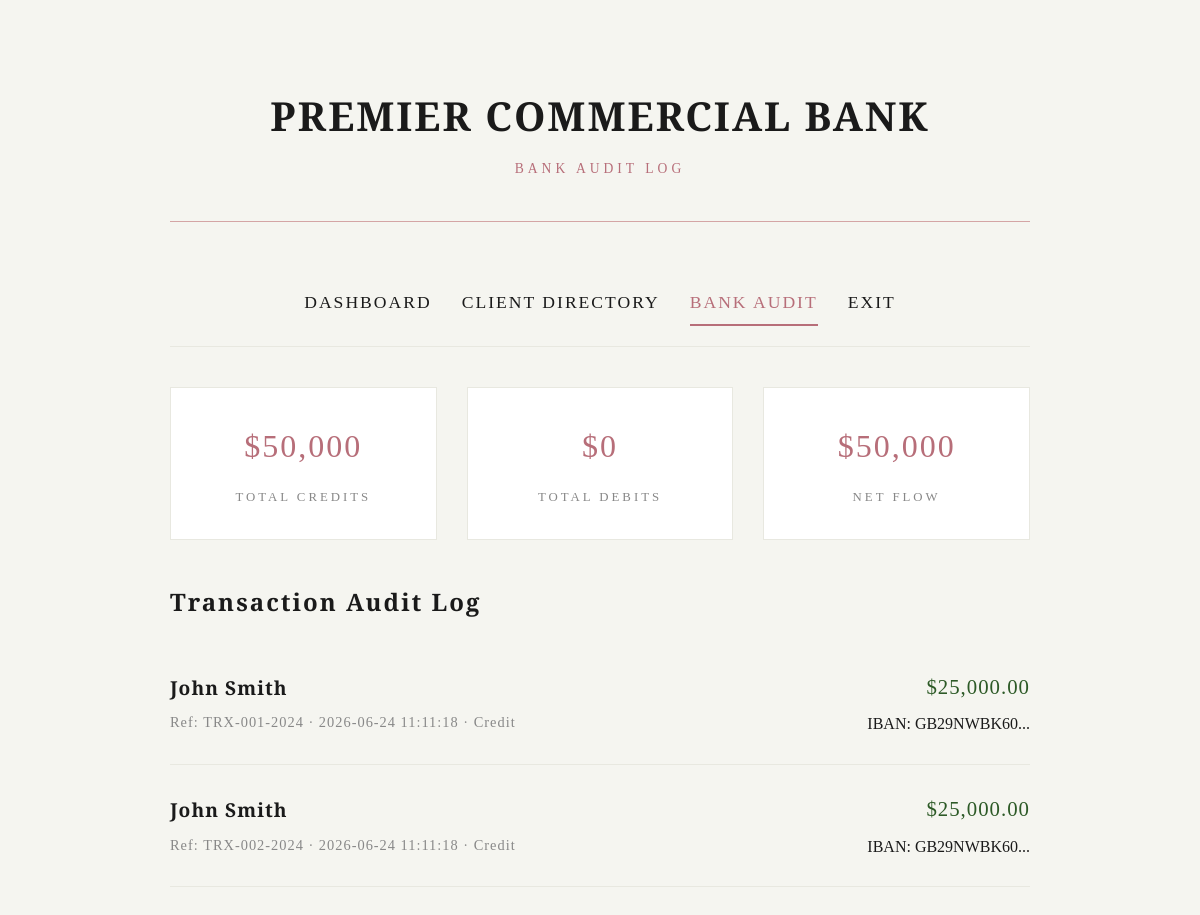
Screenshot of /officer/bank-audit.php (signed in) with the database file from the repository.
### tables this page shows
CREATE TABLE transaction_records (
    tr_id INT AUTO_INCREMENT PRIMARY KEY,
    tr_reference VARCHAR(20) UNIQUE NOT NULL,
    tr_account_id INT NOT NULL,
    tr_type ENUM('credit', 'debit', 'transfer_in', 'transfer_out', 'standing_order') NOT NULL,
    tr_amount DECIMAL(15,2) NOT NULL,
    tr_balance_before DECIMAL(15,2) NOT NULL,
    tr_balance_after DECIMAL(15,2) NOT NULL,
    tr_description TEXT,
    tr_related_account VARCHAR(34),
    tr_related_name VARCHAR(100),
    tr_status ENUM('completed', 'pending', 'failed') DEFAULT 'completed',
    tr_created_at TIMESTAMP DEFAULT CURRENT_TIMESTAMP,
    FOREIGN KEY (tr_account_id) REFERENCES account_holders(ah_id)
);

CREATE TABLE account_holders (
    ah_id INT AUTO_INCREMENT PRIMARY KEY,
    ah_username VARCHAR(50) UNIQUE NOT NULL,
    ah_password VARCHAR(255) NOT NULL,
    ah_fullname VARCHAR(100) NOT NULL,
    ah_email VARCHAR(100),
    ah_phone VARCHAR(20),
    ah_iban VARCHAR(34) UNIQUE NOT NULL,
    ah_balance DECIMAL(15,2) DEFAULT 0.00,
    ah_role ENUM('client', 'bank_officer') DEFAULT 'client',
    ah_status ENUM('active', 'frozen', 'closed') DEFAULT 'active',
    ah_failed_attempts INT DEFAULT 0,
    ah_locked_until DATETIME NULL,
    ah_created_at TIMESTAMP DEFAULT CURRENT_TIMESTAMP,
    ah_updated_at TIMESTAMP DEFAULT CURRENT_TIMESTAMP ON UPDATE CURRENT_TIMESTAMP
);

### officer/bank-audit.php (the view, shortened to what this page needs)
<?php
$db = PremierDB::getInstance()->getConnection();
$stmt = $db->query("SELECT tr.*, ah.ah_fullname, ah.ah_iban FROM transaction_records tr JOIN account_holders ah ON tr.tr_account_id = ah.ah_id ORDER BY tr.tr_created_at DESC LIMIT 50");
$transactions = $stmt->fetchAll();
$totalCredits = $db->query("SELECT SUM(tr_amount) FROM transaction_records WHERE tr_type IN ('credit', 'transfer_in')")->fetchColumn();
$totalDebits = $db->query("SELECT SUM(tr_amount) FROM transaction_records WHERE tr_type IN ('debit', 'transfer_out')")->fetchColumn();
?>
<!DOCTYPE html>
<html lang="en">
<head>
    <link rel="stylesheet" href="../assets/css/luxury.css">
</head>
<body>
    <div class="main-container">
        <header class="bank-header">
            <h1>PREMIER COMMERCIAL BANK</h1>
            <p class="subtitle">Bank Audit Log</p>
        </header>
        <nav class="nav-elegant">
            <a href="officer-panel.php">Dashboard</a>
            <a href="client-directory.php">Client Directory</a>
            <a href="bank-audit.php" class="active">Bank Audit</a>
            <a href="../entrance/exit.php">Exit</a>
        </nav>
        <div class="stats-grid">
            <div class="stat-card">
                <div class="stat-value">$<?php echo number_format($totalCredits, 0); ?></div>
                <div class="stat-label">Total Credits</div>
            </div>
            <div class="stat-card">
                <div class="stat-value">$<?php echo number_format($totalDebits, 0); ?></div>
                <div class="stat-label">Total Debits</div>
            </div>
            <div class="stat-card">
                <div class="stat-value">$<?php echo number_format($totalCredits - $totalDebits, 0); ?></div>
                <div class="stat-label">Net Flow</div>
            </div>
        </div>
        <h2 style="font-family: 'Playfair Display', Georgia, serif; letter-spacing: 2px; margin: 40px 0 20px;">
            Transaction Audit Log
        </h2>
        <div class="transaction-list">
            <?php foreach ($transactions as $tr): ?>
            <div class="transaction-item">
                <div class="transaction-info">
                    <h4><?php echo htmlspecialchars($tr['ah_fullname']); ?></h4>
                    <p class="meta">
                        Ref: <?php echo $tr['tr_reference']; ?>
                        · <?php echo date('Y-m-d H:i:s', strtotime($tr['tr_created_at'])); ?>
                        · <?php echo ucfirst(str_replace('_', ' ', $tr['tr_type'])); ?>
                    </p>
                </div>
                <div style="text-align: right;">
                    <div class="transaction-amount <?php echo in_array($tr['tr_type'], ['credit', 'transfer_in']) ? 'credit' : 'debit'; ?>">
                        $<?php echo number_format($tr['tr_amount'], 2); ?>
                    </div>
                    <p class="meta" style="margin-top: 5px;">
                        IBAN: <?php echo substr($tr['ah_iban'], 0, 10); ?>...
                    </p>
                </div>
            </div>
            <?php endforeach; ?>
        </div>
    </div>
</body>
</html>

### assets/css/luxury.css (style rules this page uses)
:root { --midnight-black: #1a1a1a; --rose-gold: #b76e79; --rose-gold-light: #d4a5a5; --marble-white: #f5f5f0; --marble-dark: #e8e8e0; --gold-accent: #c9a96e; --error-red: #8b0000; --success-green: #2d5a27; }
* { margin: 0; padding: 0; box-sizing: border-box; }
body { background: var(--marble-white); font-family: 'Cormorant Garamond', Georgia, serif; color: var(--midnight-black); line-height: 1.8; min-height: 100vh; }
.main-container { max-width: 900px; margin: 0 auto; padding: 40px 20px; }
.bank-header { text-align: center; padding: 40px 0; border-bottom: 1px solid var(--rose-gold-light); margin-bottom: 40px; }
.bank-header h1 { font-family: 'Playfair Display', Georgia, serif; font-size: 2.5rem; color: var(--midnight-black); letter-spacing: 2px; margin: 0; }
.bank-header .subtitle { color: var(--rose-gold); letter-spacing: 4px; text-transform: uppercase; font-size: 0.85rem; margin-top: 5px; }
.nav-elegant { display: flex; justify-content: center; gap: 30px; padding: 20px 0; border-bottom: 1px solid var(--marble-dark); margin-bottom: 40px; }
.nav-elegant a { color: var(--midnight-black); text-decoration: none; font-size: 1.1rem; letter-spacing: 2px; text-transform: uppercase; padding: 5px 0; border-bottom: 2px solid transparent; transition: all 0.3s ease; font-family: 'Playfair Display', Georgia, serif; }
.nav-elegant a:hover, .nav-elegant a.active { border-bottom-color: var(--rose-gold); color: var(--rose-gold); }
.transaction-list { list-style: none; padding: 0; }
.transaction-item { padding: 25px 0; border-bottom: 1px solid var(--marble-dark); display: flex; justify-content: space-between; align-items: center; transition: all 0.3s ease; }
.transaction-info h4 { font-family: 'Playfair Display', Georgia, serif; font-size: 1.2rem; margin: 0 0 5px 0; color: var(--midnight-black); letter-spacing: 1px; }
.transaction-info .meta { font-size: 0.9rem; color: #888; letter-spacing: 1px; }
.transaction-amount { font-family: 'Playfair Display', Georgia, serif; font-size: 1.3rem; letter-spacing: 1px; }
.transaction-amount.credit { color: var(--success-green); }
.stats-grid { display: grid; grid-template-columns: repeat(3, 1fr); gap: 30px; margin: 40px 0; }
.stat-card { text-align: center; padding: 30px; background: white; border: 1px solid var(--marble-dark); transition: all 0.3s ease; }
.stat-value { font-family: 'Playfair Display', Georgia, serif; font-size: 2rem; color: var(--rose-gold); letter-spacing: 2px; }
.stat-label { font-size: 0.8rem; letter-spacing: 3px; text-transform: uppercase; color: #888; margin-top: 10px; }

### rows the page displays
transaction_records: tr_account.ah_fullname "John Smith", tr_reference "TRX-001-2024", tr_created_at "2026-06-24 11:11:18", tr_type "Credit", tr_amount "25,000.00", tr_account.ah_iban "GB29NWBK60"
transaction_records: tr_account.ah_fullname "John Smith", tr_reference "TRX-002-2024", tr_created_at "2026-06-24 11:11:18", tr_type "Credit", tr_amount "25,000.00", tr_account.ah_iban "GB29NWBK60"

### other values shown
$totalCredits "50,000"
$totalDebits "0"
$totalCredits - $totalDebits "50,000"
